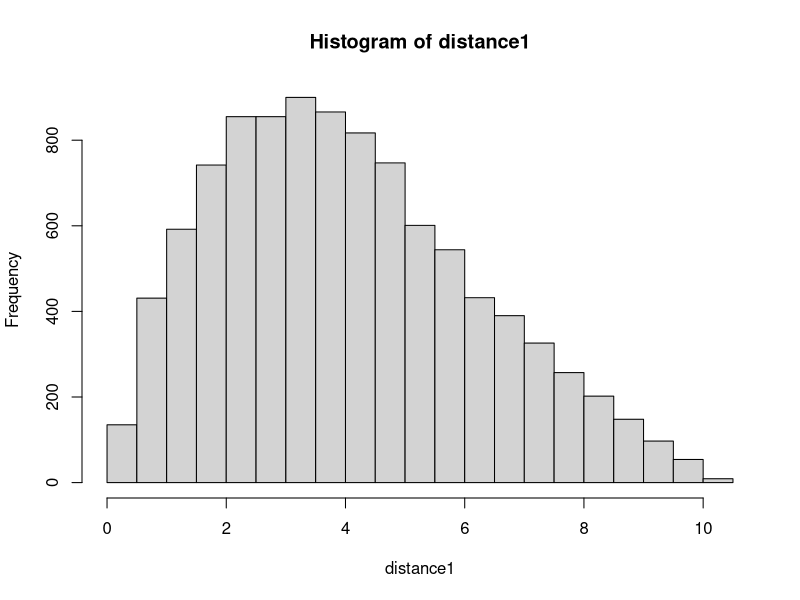

Write the R code that produced this figure.
#How many simulations to run?
NumberOfSims<-10000
#What is the size of the grid?
a<-10
b<-5
set.seed(123)  # set the seed for the random number generator - this makes sure the results are reproducible when we are debugging

#Declare a variable to keep track of the sum of the distances across all simulations
distance1<-numeric()
distance2<-numeric()

for (i in 1:NumberOfSims){
  # generate z1 (so generate it's x and y coordinates)
  z1<-cbind(runif(1,0,a),runif(1,0,b))
  # generate z2 (likewise)
  z2<-cbind(runif(1,0,a),runif(1,0,b))
  # Use Pythagoras' theorem to find the distance between them
  # z3<-cbind(runif(1,0,sqrt(a*b)),runif(1,0,sqrt(a*b)))
  # z4<-cbind(runif(1,0,sqrt(a*b)),runif(1,0,sqrt(a*b)))
  E<-rbind(z1,z2)
  # D<-rbind(z3,z4)
  distance1[i]<-dist(E,p=2)
  # distance2[i]<-dist(D,p=2)
  # Add the distance to the variable Distance
}

# Divide Distance by NumberOfSims to calculate the average distance we observed across all sims
Distance1<-sum(distance1)
# Distance2<-sum(distance2)
AverageDistance1<-mean(distance1)
# AverageDistance2<-mean(distance2)
hist(distance1)
# hist(distance2)
# Judge<-AverageDistance1>AverageDistance2
# report that number
# cat("\nOur estimate of the expected distance between the two points is ",AverageDistance1, "\nand", AverageDistance2)
# cat("\nE>D is", Judge )
# better still, keep each distance in a vector and then plot a histrogram of its distribution? Is the distribution from a family you recognize? (e.g. Normal, Poisson, Exponential,...?)
